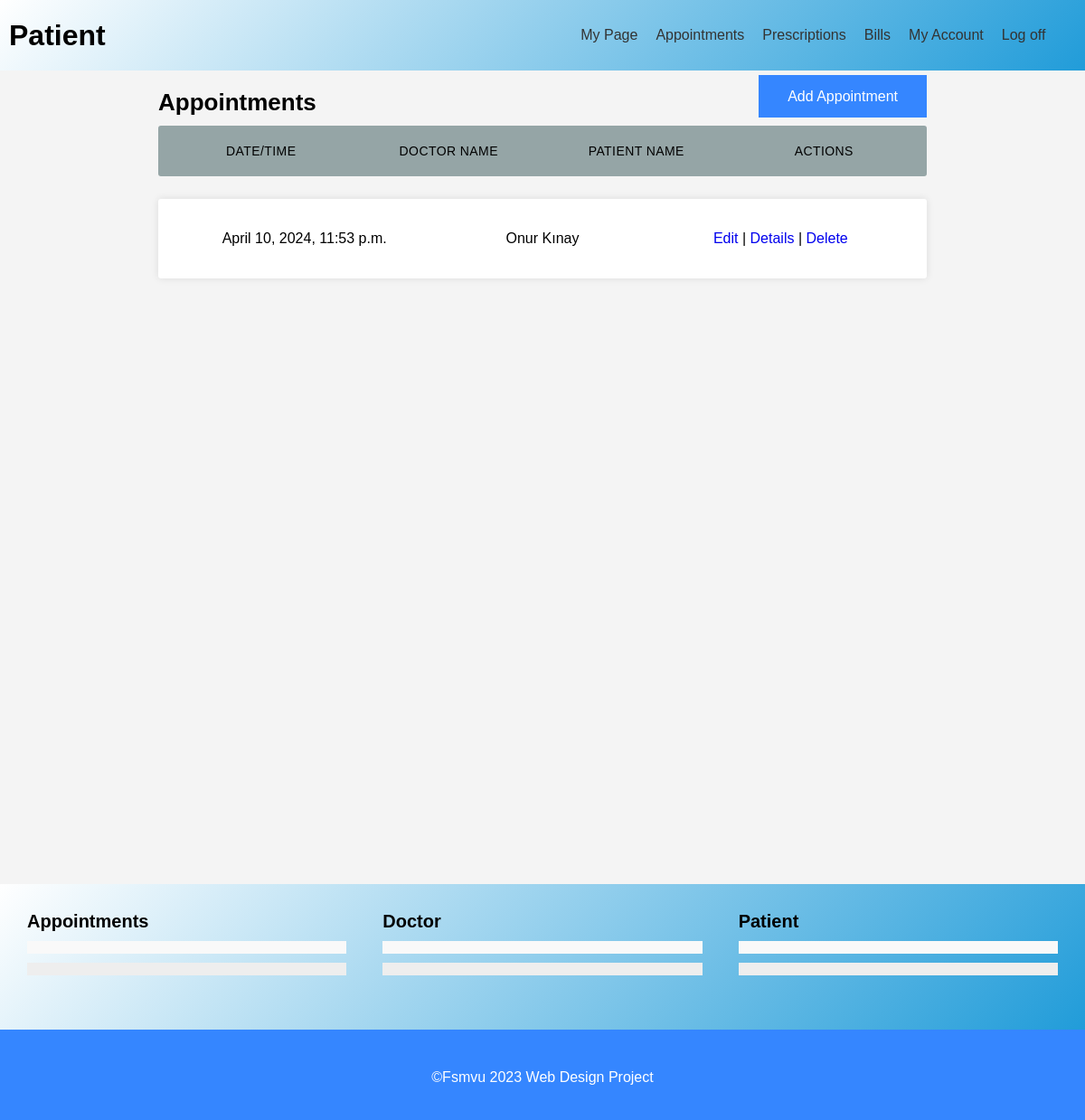
Before: /Appointments/ with the older database file.
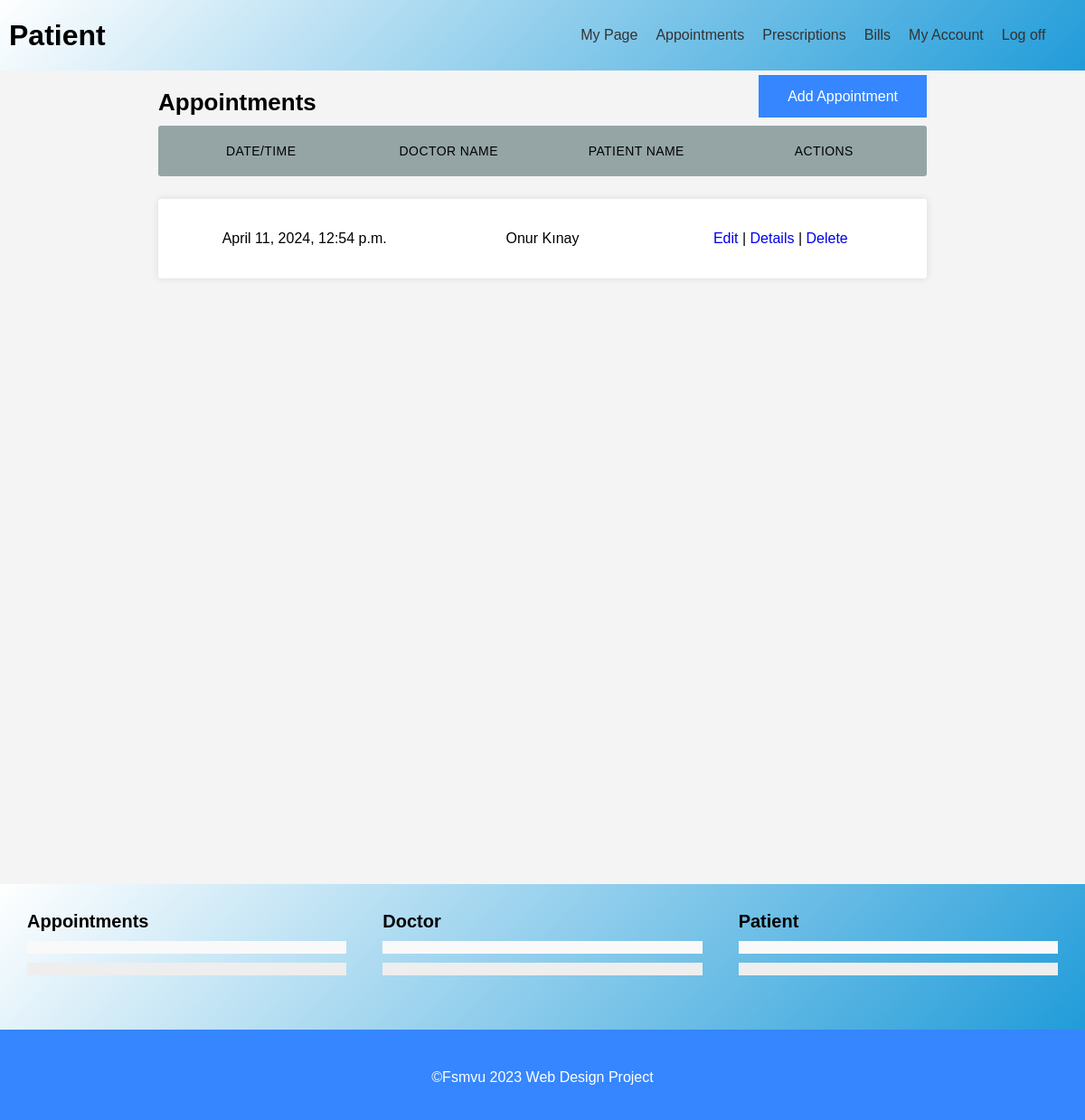
After: the same page with the newer database file.
### appointment/models.py (models this page shows, shortened)
class Appointment(models.Model):
    ID = models.BigAutoField(primary_key=True)
    Description = models.TextField()
    AppointmentDate = models.DateTimeField()
    DoctorID = models.ForeignKey(Doctor,on_delete=models.PROTECT)
    PatientID = models.ForeignKey(Patient,on_delete=models.PROTECT)
    class Meta:
        db_table = "appointment"

### doctor/models.py (models this page shows, shortened)
class Doctor(models.Model):
    ID = models.BigAutoField(primary_key=True)
    User = models.ForeignKey(settings.AUTH_USER_MODEL,on_delete=models.CASCADE,blank=True, null=True)
    DateOfBirth = models.DateField()
    Gender = models.CharField(max_length=1, choices=GENDER_CHOICES)
    Phone = models.CharField(max_length=11)
    Salary = models.IntegerField()
    Specializations = models.CharField(max_length=300)
    Experience = models.TextField()
    Languages = models.CharField(max_length=300)
    Department = models.ForeignKey(Department, on_delete=models.SET_DEFAULT,default=1)
    class Meta:
        db_table = "doctor"

### appointment/views.py (the view)
# urls.py: path('',views.home,name=""),
def home(request):
    context ={}
    context["dataset"] = Appointment.objects.all()
    return render(request, "appointment/home.html", context)

### appointment/templates/appointment/home.html (shortened to what this page needs)
{% extends 'management_base.html' %}
{% load static %}
{% block content %}
  <section id="randevular">
    <div class="container">
      <h2 style="display:inline">Appointments</h2>
      <div class="addButton">
        <a class="addButtonInside" href="/Appointments/Create">Add Appointment</a>
      </div>
      <div class="bosluk"></div>
      <ul class="responsive-table">
        {% if dataset.count == 0 %}
          <p>No record</p>
        {% else %}
          <li class="table-header">
            <div class="col col-1">Date/Time</div>
            <div class="col col-3">Doctor Name</div>
            <div class="col col-3">Patient Name</div>
            <div class="col col-6">Actions</div>
          </li>
          {% for data in dataset %}
            <li class="table-row">
              <div class="col col-1" data-label="Date">{{ data.AppointmentDate }}</div>
              <div class="col col-3" data-label="Doctor Name">{{ data.DoctorID.User.first_name }} {{ data.DoctorID.User.last_name }}</div>
              <div class="col col-6" data-label="Change Appointment Operation">
                <a href="/Appointments/Edit/{{ data.ID }}">Edit</a> |
                <a class="getDetails" href="/Appointments/Details/{{ data.ID }}/">Details</a> |
                <a class="deleteApp" href="/Appointments/Delete/{{ data.ID }}/">Delete</a>
              </div>
            </li>
          {% endfor %}
        {% endif %}
      </ul>
    </div>
  </section>
  <div id="ex1" class="modal" style="max-width:initial">
    <section id="ozel-sayfa" style="padding:0;margin-bottom:0">
      <div class="container" style="max-width:initial">
        <div class="hesap-bilgileri">
          <h3>Appointments</h3>
          <ul>
            <li class="dateApp"></li>
            <li class="descApp"></li>
          </ul>
        </div>
        <div class="kisisel-bilgiler">
          <h3>Doctor</h3>
          <ul>
            <li class="doctorNameSurname"></li>
            <li class="doctorDept"></li>
          </ul>
        </div>
        <div class="kisisel-bilgiler">
          <h3>Patient</h3>
          <ul>
            <li class="patientNameSurname"></li>
            <li class="patientBlood"></li>
          </ul>
        </div>
      </div>
    </section>
  </div>
{% endblock %}

### templates/management_base.html (shortened to what this page needs)
{% load static %}
<!DOCTYPE html>
<html lang="en">
  <head>
    <link rel="stylesheet" href="{% static 'css/page-style.css' %}" />
    <link rel="stylesheet" href="https://cdnjs.cloudflare.com/ajax/libs/jquery-modal/0.9.1/jquery.modal.min.css" />
  </head>
  <body>
    {% include 'headers/patient.html' %}
    {% block content %}
    {% endblock %}
    <footer class="footer">
      <p>&copy;Fsmvu 2023 Web Design Project</p>
    </footer>
  </body>
</html>

### templates/headers/patient.html
<header id="header">
    <h1>Patient</h1>
    <nav class="ana-menu">
        <a href="/Management">My Page</a>
        <a href="/Appointments">Appointments</a>
        <a href="/Prescriptions">Prescriptions</a>
        <a href="/Bills">Bills</a>
        <a href="/Patients/Edit">My Account</a>
        <a href="/Account/LogOff">Log off</a>
    </nav>
</header>

### static/css/page-style.css (style rules this page uses)
html { height: 100%; }
body { font-family: Arial, sans-serif; margin: 0; padding: 0; background-color: #f4f4f4; height: 100%; }
header { display: flex; width: 100%; background: linear-gradient(-45deg, #219cd9, #FFF); align-items: center; font-family: Arial, sans-serif; padding: 10px; }
.ana-menu { display: flex; justify-content: space-between; margin-left: auto; margin-right: 2%; }
.ana-menu a { text-decoration: none; color: #333; margin-left: auto; transition: all 0.3s ease-in; padding: 20px 10px; }
section { padding: 20px; margin-bottom: 100px; min-height: 100%; }
a { text-decoration: none; }
.container { max-width: 75%; margin-left: auto; margin-right: auto; padding-left: 10px; padding-right: 10px; }
.addButton { float: right; }
.addButtonInside { background-color: #3586ff; border: none; color: white; padding: 15px 32px; text-align: center; text-decoration: none; font-size: 16px; }
.bosluk { height: 10px; }
* { margin: 0; padding: 0; box-sizing: border-box; font-family: "Poppins", sans-serif; }
.footer { width: 100%; background: #3586ff; min-height: 100px; padding: 20px 50px; display: flex; justify-content: center; align-items: center; flex-direction: column; }
.footer p { color: #fff; margin: 15px 0 10px 0; font-size: 1rem; font-weight: 300; }

Changed rows visible on the page:
removed Appointment: AppointmentDate "April 10, 2024, 11:53 p.m.", DoctorID.User.first_name "Onur", DoctorID.User.last_name "Kınay"
added Appointment: AppointmentDate "April 11, 2024, 12:54 p.m.", DoctorID.User.first_name "Onur", DoctorID.User.last_name "Kınay"
